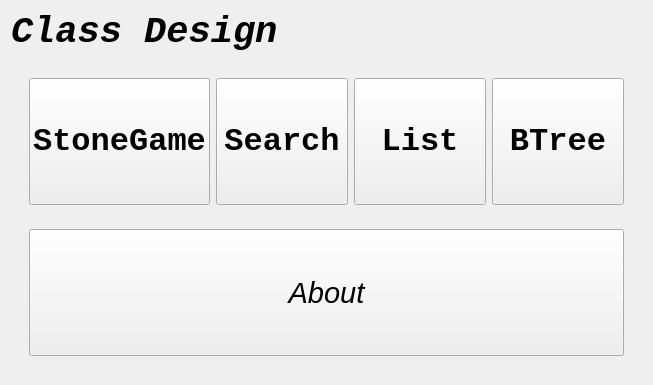
<?xml version="1.0" encoding="UTF-8"?>
<ui version="4.0">
 <class>Widget</class>
 <widget class="QWidget" name="Widget">
  <property name="geometry">
   <rect>
    <x>0</x>
    <y>0</y>
    <width>653</width>
    <height>385</height>
   </rect>
  </property>
  <property name="windowTitle">
   <string>Widget</string>
  </property>
  <layout class="QVBoxLayout" name="verticalLayout">
   <item>
    <widget class="QLabel" name="label">
     <property name="sizePolicy">
      <sizepolicy hsizetype="Preferred" vsizetype="Maximum">
       <horstretch>0</horstretch>
       <verstretch>0</verstretch>
      </sizepolicy>
     </property>
     <property name="font">
      <font>
       <family>Consolas</family>
       <pointsize>28</pointsize>
       <italic>true</italic>
       <bold>true</bold>
      </font>
     </property>
     <property name="styleSheet">
      <string notr="true">QLabel{
background-color:rgb(187,173,160);
border-radius: 4px;
color:white;
border-radius:8px;
};</string>
     </property>
     <property name="text">
      <string>Class Design</string>
     </property>
    </widget>
   </item>
   <item>
    <widget class="QWidget" name="widget_2" native="true">
     <layout class="QGridLayout" name="gridLayout">
      <item row="1" column="0">
       <widget class="QWidget" name="widget" native="true">
        <layout class="QHBoxLayout" name="horizontalLayout_2">
         <item>
          <widget class="MyPushButton" name="StoneGameBtn">
           <property name="sizePolicy">
            <sizepolicy hsizetype="Minimum" vsizetype="Minimum">
             <horstretch>0</horstretch>
             <verstretch>0</verstretch>
            </sizepolicy>
           </property>
           <property name="font">
            <font>
             <family>Consolas</family>
             <pointsize>24</pointsize>
             <bold>true</bold>
            </font>
           </property>
           <property name="text">
            <string>StoneGame</string>
           </property>
          </widget>
         </item>
         <item>
          <widget class="MyPushButton" name="SearchBtn">
           <property name="sizePolicy">
            <sizepolicy hsizetype="Minimum" vsizetype="Minimum">
             <horstretch>0</horstretch>
             <verstretch>0</verstretch>
            </sizepolicy>
           </property>
           <property name="font">
            <font>
             <family>Consolas</family>
             <pointsize>24</pointsize>
             <bold>true</bold>
            </font>
           </property>
           <property name="text">
            <string>Search</string>
           </property>
          </widget>
         </item>
         <item>
          <widget class="MyPushButton" name="ListBtn">
           <property name="sizePolicy">
            <sizepolicy hsizetype="Minimum" vsizetype="Minimum">
             <horstretch>0</horstretch>
             <verstretch>0</verstretch>
            </sizepolicy>
           </property>
           <property name="font">
            <font>
             <family>Consolas</family>
             <pointsize>24</pointsize>
             <bold>true</bold>
            </font>
           </property>
           <property name="text">
            <string>List</string>
           </property>
          </widget>
         </item>
         <item>
          <widget class="MyPushButton" name="BTreeBtn">
           <property name="sizePolicy">
            <sizepolicy hsizetype="Minimum" vsizetype="Minimum">
             <horstretch>0</horstretch>
             <verstretch>0</verstretch>
            </sizepolicy>
           </property>
           <property name="font">
            <font>
             <family>Consolas</family>
             <pointsize>24</pointsize>
             <bold>true</bold>
            </font>
           </property>
           <property name="text">
            <string>BTree</string>
           </property>
          </widget>
         </item>
        </layout>
       </widget>
      </item>
      <item row="2" column="0">
       <widget class="QWidget" name="widget_3" native="true">
        <layout class="QHBoxLayout" name="horizontalLayout_3">
         <item>
          <widget class="MyPushButton" name="AboutBtn">
           <property name="sizePolicy">
            <sizepolicy hsizetype="Minimum" vsizetype="Minimum">
             <horstretch>0</horstretch>
             <verstretch>0</verstretch>
            </sizepolicy>
           </property>
           <property name="font">
            <font>
             <pointsize>22</pointsize>
             <italic>true</italic>
             <bold>false</bold>
            </font>
           </property>
           <property name="text">
            <string>About</string>
           </property>
          </widget>
         </item>
        </layout>
       </widget>
      </item>
     </layout>
    </widget>
   </item>
  </layout>
 </widget>
 <customwidgets>
  <customwidget>
   <class>MyPushButton</class>
   <extends>QPushButton</extends>
   <header>mypushbutton.h</header>
  </customwidget>
 </customwidgets>
 <resources/>
 <connections/>
</ui>
